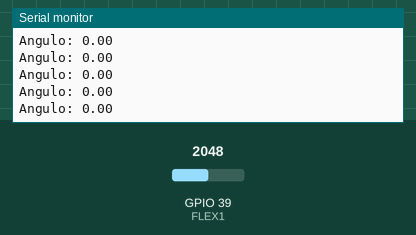
Bench run of a sketch on a simulated ESP32. On the bench: the last lines printed to the serial monitor. Inputs (shaded band) come from the test bench; at power-on: GPIO 39 (FLEX1) = 2048.

Above: at 1.2 s.
1.3 s: GPIO 39 (FLEX1) set to 1228
At 1.9 s:
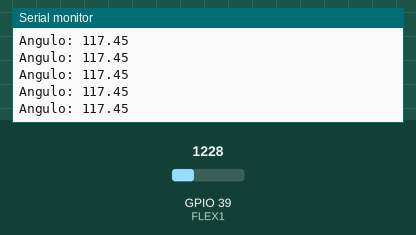
2.8 s: GPIO 39 (FLEX1) set to 491
At 3.9 s:
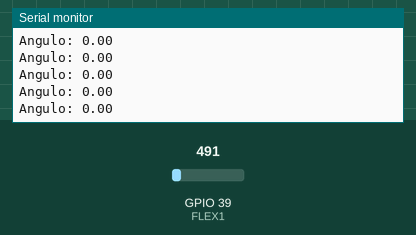

The sketch:

PRUEBA_FINAL_FLEX.ino
```cpp
#define FLEX1 39
#define FLEX2 36

float tension = 0;
float flex = 0;
float angulo = 0;

float V_min = 0.5;
float V_max = 1.25;


void setup() {
  pinMode(FLEX1, INPUT);
  pinMode(FLEX2, INPUT);

  Serial.begin(9600);
}

void loop() {
  flex = analogRead(FLEX1);
  tension = obtenerTension(flex);
  obtenerAngulo(tension);
}

float obtenerTension(float flex) {
  float tension = 0;
  tension = (flex / 4096) * 3.3;
  //Serial.print("tensión: ");
  //Serial.println(tension);
  return tension;
}

float obtenerAngulo(float tension) {

  // Función sacada de excel: ((tension * (-90)) + 180);

  if (tension >= V_min && tension <= V_max) {
    // Cálculo del ángulo usando interpolación lineal
    angulo = (tension - V_min) / (V_max - V_min) * 180;
  } else {
    angulo = 0; // Valor fuera de rango o error
  }

  Serial.print("Angulo: ");
  Serial.println(angulo);

  return angulo;
}
```

Measured:
- after the input at 1.3 s, the serial monitor: prints a new line at once (image 1)
